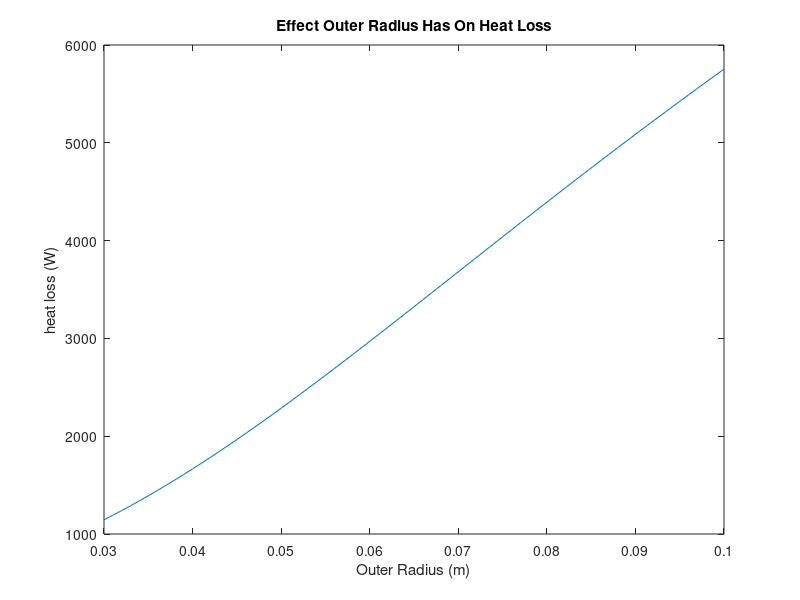

Write the MATLAB code that produced this figure.
H=0.25;
r1=0.025;
Tw=500;
Tb=25;
k=186;
t=0.002;
N=5;
r2=[0.030:0.001:0.100];
h=50;
L=r2-r1;
Lc=L+0.5*t;
Am=Lc.*t;
r2c=r1+Lc;
Af=2*pi*(r2c.^2-r1^2);
Lb=H-N*t;
Ab=pi*Lb*2*r1;
mL=sqrt(2*h./(k.*Am)).*Lc.^1.5;
nf=tanh(mL)./mL;
qf=N.*nf*h.*Af*(Tw-Tb);
qb=h*Ab*(Tw-Tb);
qtot=qf+qb;
plot(r2,qtot);
xlabel('Outer Radius (m)');
ylabel('heat loss (W)');
title('Effect Outer Radius Has On Heat Loss');